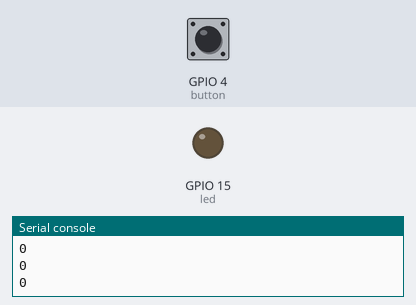
A program run on a simulated ESP32 board running MicroPython. Shown: output pins drawn as LEDs (lit = HIGH), the last lines printed to the serial console. Inputs (shaded band) come from the test bench; at power-on: GPIO 4 (button) LOW.

Above: at 1.2 s.
1.3 s: GPIO 4 (button) pulled HIGH for 0.15 s
At 1.4 s:
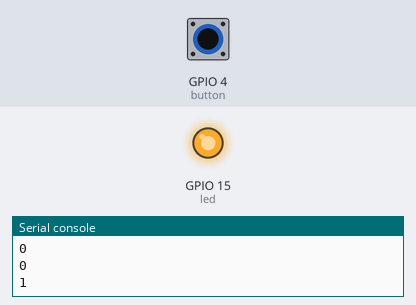
3.0 s: GPIO 4 (button) pulled HIGH for 3.2 s
At 6.5 s:
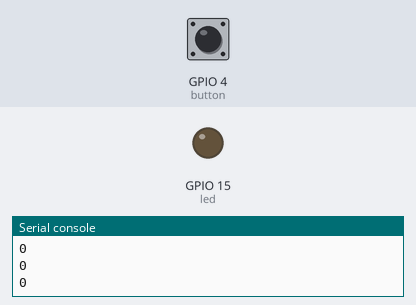
Timing chart, 0 to 8.0 s (numbered marks = the images above; inputs shaded):
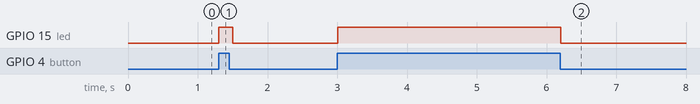

The program:

button.py
```python
'''
Menggunakan tombol A (Pin 0) atau B (Pin 4) sebagai inputan untuk menyalakan led (Pin 15)
'''


from machine import Pin
import time

button=Pin(4, Pin.IN) #Tombol B
led=Pin(15, Pin.OUT)   #Led Onboard

while True:
  led.value(button.value())
  time.sleep(0.1)
  print(button.value())
```

Measured:
- after the input at 1.3 s, GPIO 15 (led): LOW → HIGH at once, → LOW 0.20 s later
- after the input at 3.0 s, GPIO 15 (led): LOW → HIGH at once, → LOW 3.2 s later
